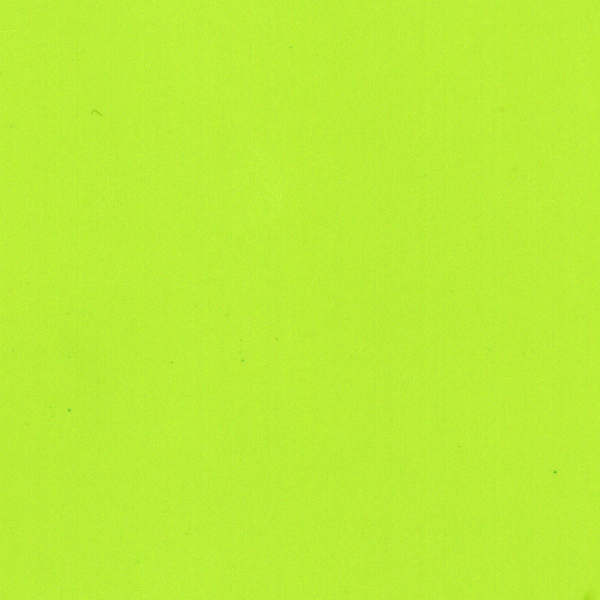
#> input picture films_scanned/reference_HD/230506_reference_HD_shiny.tif, 600 x 600 px
$ python genFit.py --INPUTDIR films_scanned/reference_HD --REFFILM films_scanned/reference_HD/230506_reference_HD_shiny.tif
#> lines starting #> are read from the running program, lines starting #| are printed output that depends on the picture; long printed decimals are rounded
#!/usr/bin/python
# genFit.py
# Code for building gafchromic film dose-darkness calibration curve
# (C) Brice Turner, 2023

import argparse
import importlib.util
import numpy as np
import matplotlib.pyplot as plt
import os
import pandas as pd
import tifffile as tiff
import time

# BEGIN: IMPORT DATA #########################################################
desc = f'Command line interface for {os.path.basename(__file__)}.'
parser = argparse.ArgumentParser(description=desc)
parser.add_argument('-id', '--INPUTDIR', dest='inputdir', required=True,
                    help='Input directory name. REQUIRED.\n'
                        'Usage: -i/--INPUT <./local/path/to/dir>')
parser.add_argument('-rf', '--REFFILM', dest='refile', required=True,
                    help='Reference film file. REQUIRED. \n'
                         'Usage: -r/--REF <./local/path/to/filename>.tif')

args = parser.parse_args()

infile_path = os.path.abspath(os.path.normpath(args.inputdir))

if not os.path.isdir(infile_path):
    raise FileNotFoundError(f"Dir '{args.inputdir}' not found")

refile_path = os.path.abspath(os.path.normpath(args.refile))
refile_name = os.path.splitext(os.path.basename(args.refile))[0]
# Make sure the input file exists
if not os.path.isfile(refile_path):
    raise FileNotFoundError(f"File '{args.refile}' not found")
# END:   IMPORT DATA #########################################################


# BEGIN: MAKE DATAFRAME OF IMAGE V. transparency #############################
# average transparency of dosed films compiled into one list
transparency_avg_comp = []
for file in os.listdir(infile_path):
    file_path = os.path.join(infile_path, file)
    img_my = tiff.imread(file_path)
#> img_my is the input picture: shape (600, 600, 3) uint16; mean R, G, B 56721.1, 63332.4, 39500.1
    # transparency average for each dosed film in input directory
    transparency_avg_film = np.mean(img_my)
#> transparency_avg_film = 53184.5
    transparency_avg_comp.append(transparency_avg_film)
    # print(file)
print(f'Transparency average of each film in question: {transparency_avg_comp}')
#| Transparency average of each film in question: [53184.541]

# read reference film image
img_ref = tiff.imread(refile_path)
# calculate reference film transparency
transparency_avg_ref = np.mean(img_my)
#> transparency_avg_ref = 53184.5
# print(f' Reference file name: {refile_name}')
print(f'Transparency average of reference film: {transparency_avg_ref}')
#| Transparency average of reference film: 53184.541
# END:   MAKE DATAFRAME OF IMAGE V. transparency #############################


# BEGIN: CREATE CURVE ########################################################
# x = transparency_avg_comp['transparency_avg']
# y = transparency_avg_comp['dose (Gy)']

I_0 = 53184.541394 # hardcoded ./reference_HD/230506_reference_HD_shiny.tif
# I_0  = transparency_avg_ref

# normalize all transparencies of dosed films to undosed film
transparency_avg_norm = np.array(transparency_avg_comp)/I_0
#> transparency_avg_norm = [1]
print(f'Normalized average transparency of films in question: {transparency_avg_norm}')
#| Normalized average transparency of films in question: [1.]

# these x and y are include Co-60 and shands calibrated film data
# x = [50,
#      100,
#      100,
#      200,
#      200]

# y = [48245.67397/I_0, # shands
#     38092.03514/I_0, # shands
#     51019.6743/I_0, # Co-60
#     27027.30594/I_0, # shands
#     40113.27465/I_0] # Co-60

x_shands = [50, 100, 200]
y_shands = [48245.67397/I_0,
            38092.03514/I_0,
            27027.30594/I_0]

# calibrated Co-60 dosed films by themseles
# x_Co = [100,200]
# y_Co = [51019.674296/I_0,
#         40113.27465/I_0]


curve_order = 1 # order (polynomial) of curve
coeffs = np.polyfit(x_shands,y_shands,curve_order)
print(f' Coefficients of best fit curve: {coeffs}')
p = np.poly1d(coeffs)

plt.plot(x_shands, y_shands, drawstyle = 'steps-post', label = 'shands calibrated')
# plt.plot(x_Co, y_Co, drawstyle = 'steps-post', label = 'Co-60 calibrated')
plt.plot(x_shands, p(x_shands), linestyle = 'dashed', label = 'best fit' ) # , drawstyle = 'default')
plt.legend()
plt.xlabel('Dose (Gy)')
plt.ylabel('Transparency ratio (arb. unit)')

timestr = time.strftime('%Y%m%d_%H%M%S')
filename = f'plot_{timestr}.png'
dir_output = os.path.join(os.getcwd(), 'outputs_genFit')
if not os.path.exists(dir_output):
    os.makedirs(dir_output)
fp_plot = os.path.join(dir_output, filename)
fig = plt.gcf()
fig.savefig(fp_plot, dpi=600)
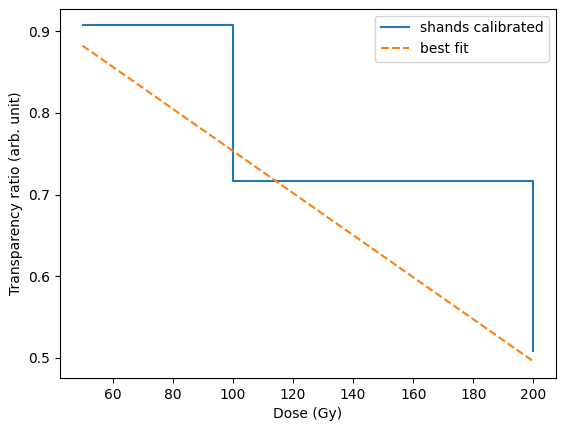
#> figure drawn by matplotlib, 1 panel

filename_best_fit = f'best_fit_constants_{timestr}.txt'
fp_best_fit = os.path.join(dir_output, filename_best_fit)
with open(fp_best_fit, "w") as f:
    f.write(str(coeffs))

plt.show()
# END:   CREATE CURVE ########################################################
